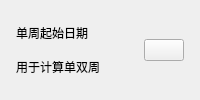
          <widget class="CardWidget" name="CardWidget_13">
           <property name="minimumSize">
            <size>
             <width>0</width>
             <height>70</height>
            </size>
           </property>
           <layout class="QHBoxLayout" name="horizontalLayout_25">
            <property name="leftMargin">
             <number>16</number>
            </property>
            <property name="topMargin">
             <number>16</number>
            </property>
            <property name="rightMargin">
             <number>16</number>
            </property>
            <property name="bottomMargin">
             <number>16</number>
            </property>
            <item>
             <layout class="QVBoxLayout" name="verticalLayout_15">
              <property name="spacing">
               <number>0</number>
              </property>
              <item>
               <widget class="StrongBodyLabel" name="CW4_label_6">
                <property name="sizePolicy">
                 <sizepolicy hsizetype="Expanding" vsizetype="Preferred">
                  <horstretch>0</horstretch>
                  <verstretch>0</verstretch>
                 </sizepolicy>
                </property>
                <property name="text">
                 <string>单周起始日期</string>
                </property>
               </widget>
              </item>
              <item>
               <widget class="CaptionLabel" name="CW4_label_7">
                <property name="text">
                 <string>用于计算单双周</string>
                </property>
                <property name="wordWrap">
                 <bool>true</bool>
                </property>
                <property name="lightColor" stdset="0">
                 <color alpha="150">
                  <red>0</red>
                  <green>0</green>
                  <blue>0</blue>
                 </color>
                </property>
                <property name="darkColor" stdset="0">
                 <color alpha="200">
                  <red>255</red>
                  <green>255</green>
                  <blue>255</blue>
                 </color>
                </property>
               </widget>
              </item>
             </layout>
            </item>
            <item>
             <widget class="CalendarPicker" name="dp_danweekly_CalendarPicker"/>
            </item>
           </layout>
          </widget>
